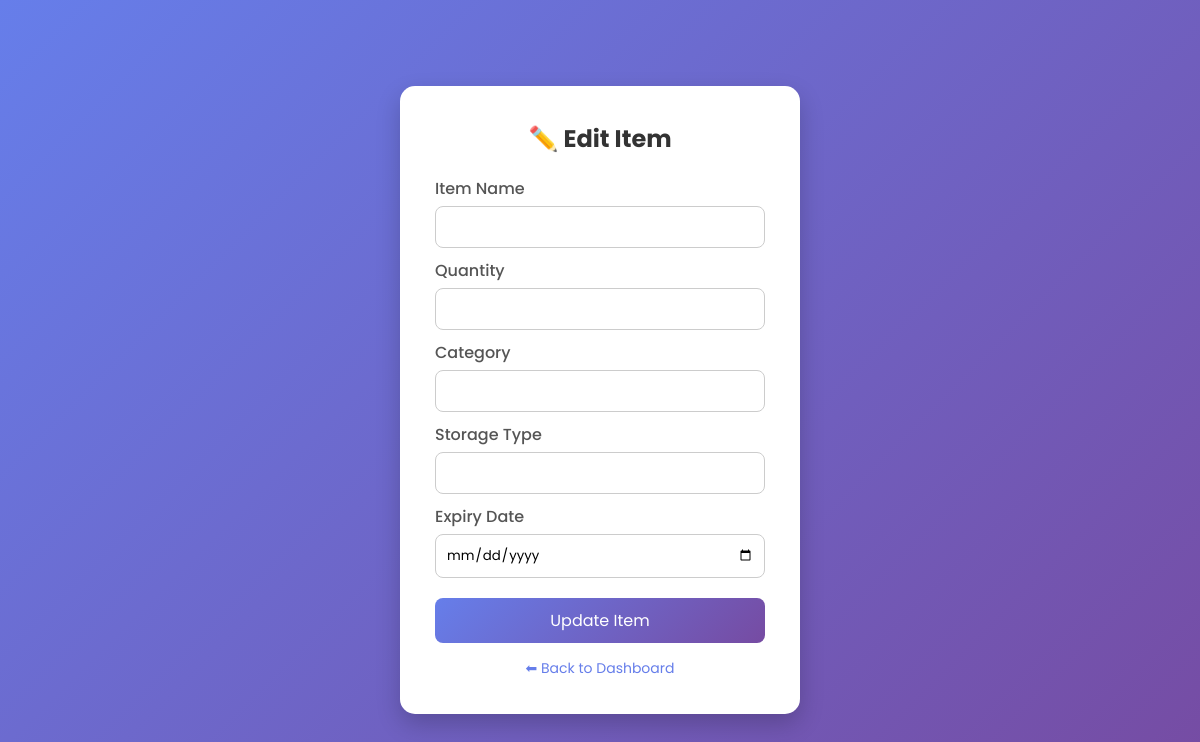
The app's page /edit/45 (signed in), older data.
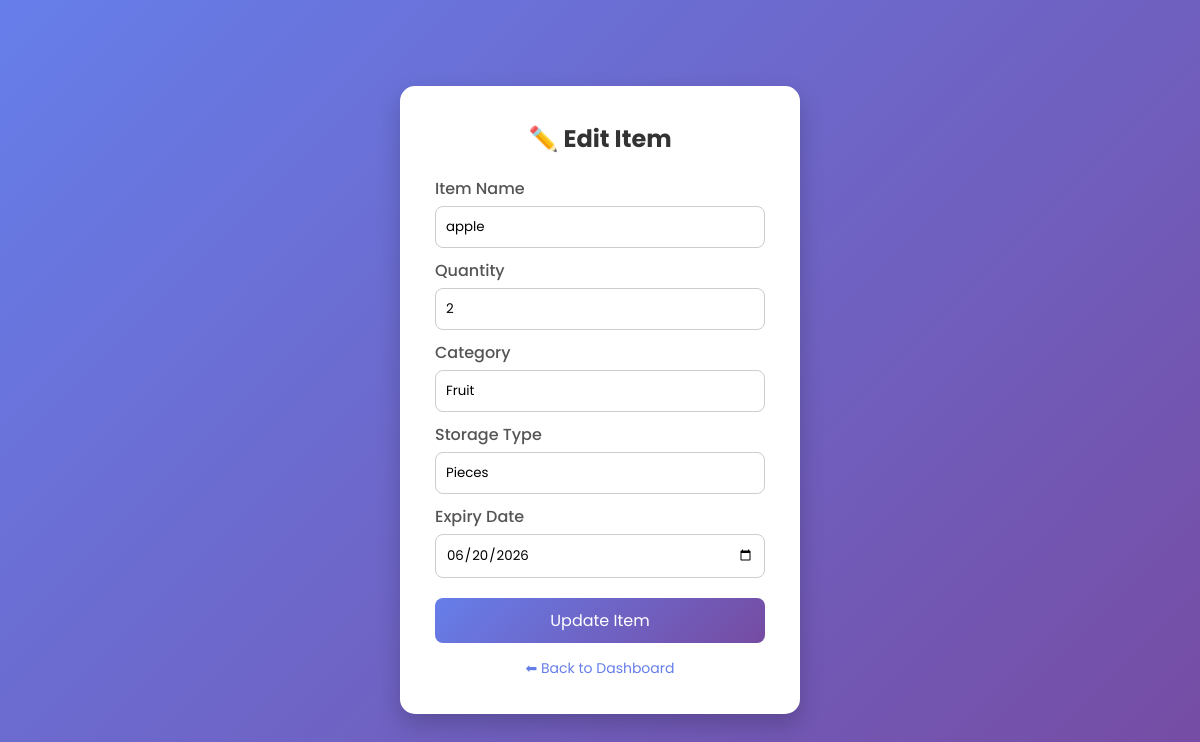
The same page, newer data.
### tables this page shows
CREATE TABLE items (
    id INTEGER PRIMARY KEY AUTOINCREMENT,
    item_name TEXT NOT NULL,
    quantity INTEGER NOT NULL,
    category TEXT NOT NULL,
    storage_type TEXT NOT NULL,
    expiry_date TEXT NOT NULL,
    user_id INTEGER NOT NULL, status TEXT DEFAULT 'pending', risk_score REAL, risk_level TEXT, completed_date TEXT,
    FOREIGN KEY (user_id) REFERENCES users (id)
);

### routes/fridge.py (the view, shortened to what this page needs)
@fridge_bp.route("/edit/<int:item_id>", methods=["GET", "POST"])
def edit_item(item_id):
    conn = get_db_connection()
    item = conn.execute(
        "SELECT * FROM items WHERE id=? AND user_id=?",
        (item_id, session["user_id"])
    ).fetchone()
    conn.close()
    return render_template("edit_item.html", item=item)

### routes/fridge.py (called while the page is built)
def get_db_connection():
    conn = sqlite3.connect(Config.DATABASE)
    conn.row_factory = sqlite3.Row
    return conn

### templates/edit_item.html (shortened to what this page needs)
<!DOCTYPE html>
<html lang="en">
<head>
</head>
<body>
<div class="container">
    <h2>✏️ Edit Item</h2>
    <form method="POST">
        <label>Item Name</label>
        <input type="text" name="item_name" value="{{ item.item_name }}" required>
        <label>Quantity</label>
        <input type="text" name="quantity" value="{{ item.quantity }}" required>
        <label>Category</label>
        <input type="text" name="category" value="{{ item.category }}" required>
        <label>Storage Type</label>
        <input type="text" name="storage_type" value="{{ item.storage_type }}" required>
        <label>Expiry Date</label>
        <input type="date" name="expiry_date" value="{{ item.expiry_date }}" required>
        <button type="submit">Update Item</button>
    </form>
    <a href="{{ url_for('fridge.dashboard') }}" class="back-link">⬅ Back to Dashboard</a>
</div>
</body>
</html>

Row changes from the older to the newer data that the page shows:
added items: item_name "apple", quantity "2", category "Fruit", storage_type "Pieces", expiry_date "06/20/2026"
